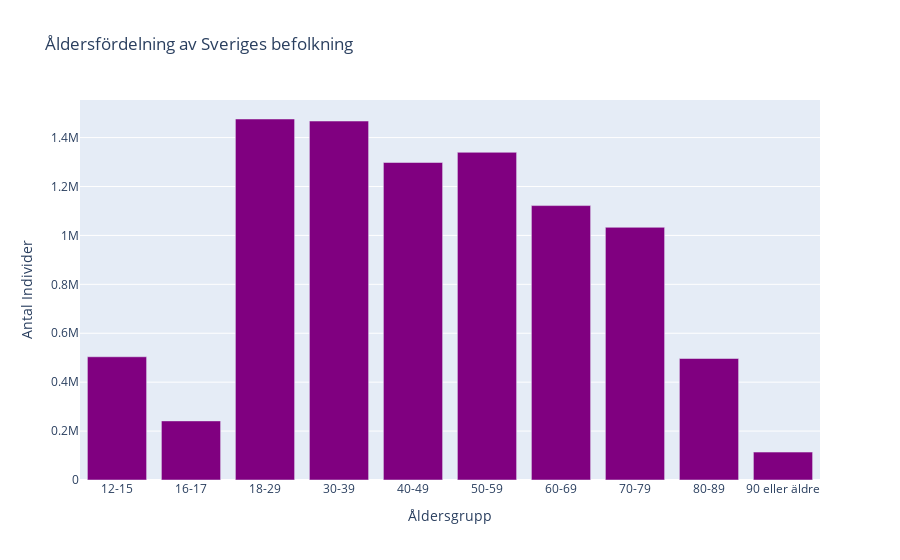

Notebook cell for this chart:
### Markdown cell above
E) Create a chart that displays the age distribution of Sweden's population.

### Code cell
"""This code summarizes and visualizes the age distribution of Sweden's population 
using a customized bar chart. The chart features a descriptive title, axis labels, 
and distinctive purple bars representing the total number of individuals in each age group.
Furthermore, the chart is saved as an HTML file, enabling seamless sharing and additional exploration."""

# Group and sum data by age
grouped_df = df.groupby("Ålder").sum(numeric_only=True).reset_index()

# Create a bar chart
fig = px.bar(grouped_df, y="Befolkning", x="Ålder",
             title="Åldersfördelning av Sveriges befolkning",
             labels={"Befolkning": "Antal Individer", "Ålder": "Åldersgrupp"})

# Update trace color to purple
fig.update_traces(marker=dict(color="purple"))

fig.write_html("Visualiseringar/2E.Åldersfördelning av Sveriges befolkning.html")

# Show the chart
fig.show()

### Figure 1 — Plotly figure (JSON) as saved in the notebook; plotly's stock layout.template omitted (floating-point values rounded to 4 significant figures)
{"data": [{"alignmentgroup": "True", "hovertemplate": "Åldersgrupp=%{x}<br>Antal Individer=%{y}<extra></extra>", "legendgroup": "", "marker": {"color": "purple", "pattern": {"shape": ""}}, "name": "", "offsetgroup": "", "orientation": "v", "showlegend": false, "textposition": "auto", "type": "bar", "x": ["12-15", "16-17", "18-29", "30-39", "40-49", "50-59", "60-69", "70-79", "80-89", "90 eller äldre"], "xaxis": "x", "y": [503831, 241539, 1475950, 1467590, 1298156, 1339798, 1121922, 1033113, 496750, 114141], "yaxis": "y"}], "layout": {"barmode": "relative", "legend": {"tracegroupgap": 0}, "title": {"text": "Åldersfördelning av Sveriges befolkning"}, "xaxis": {"anchor": "y", "domain": [0, 1], "title": {"text": "Åldersgrupp"}}, "yaxis": {"anchor": "x", "domain": [0, 1], "title": {"text": "Antal Individer"}}}}
